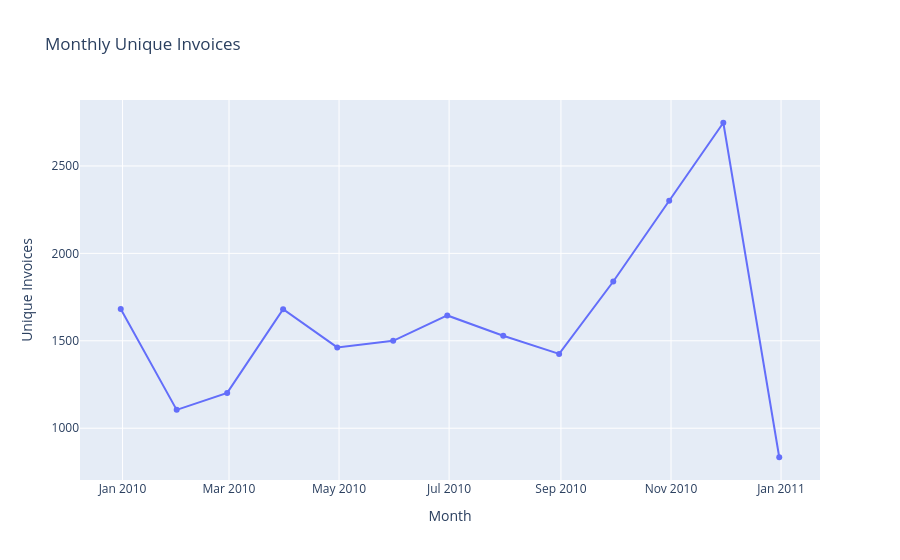

Notebook source saved alongside this figure:
### Code cell
fig = px.line(monthly_performance, x = monthly_performance.index ,y="UniqueInvoices",
              title = 'Monthly Unique Invoices', markers=True)
fig.update_xaxes(title="Month")
fig.update_yaxes(title="Unique Invoices")
fig.show()

### Figure 1 — Plotly figure (JSON) as saved in the notebook; plotly's stock layout.template omitted (floating-point values rounded to 4 significant figures)
{"data": [{"hovertemplate": "InvoiceDate=%{x}<br>UniqueInvoices=%{y}<extra></extra>", "legendgroup": "", "line": {"color": "#636efa", "dash": "solid"}, "marker": {"symbol": "circle"}, "mode": "lines+markers", "name": "", "orientation": "v", "showlegend": false, "type": "scatter", "x": ["2009-12-31T00:00:00", "2010-01-31T00:00:00", "2010-02-28T00:00:00", "2010-03-31T00:00:00", "2010-04-30T00:00:00", "2010-05-31T00:00:00", "2010-06-30T00:00:00", "2010-07-31T00:00:00", "2010-08-31T00:00:00", "2010-09-30T00:00:00", "2010-10-31T00:00:00", "2010-11-30T00:00:00", "2010-12-31T00:00:00"], "xaxis": "x", "y": [1682, 1105, 1202, 1681, 1462, 1500, 1645, 1529, 1425, 1839, 2301, 2747, 834], "yaxis": "y"}], "layout": {"legend": {"tracegroupgap": 0}, "title": {"text": "Monthly Unique Invoices"}, "xaxis": {"anchor": "y", "domain": [0, 1], "title": {"text": "Month"}}, "yaxis": {"anchor": "x", "domain": [0, 1], "title": {"text": "Unique Invoices"}}}}
